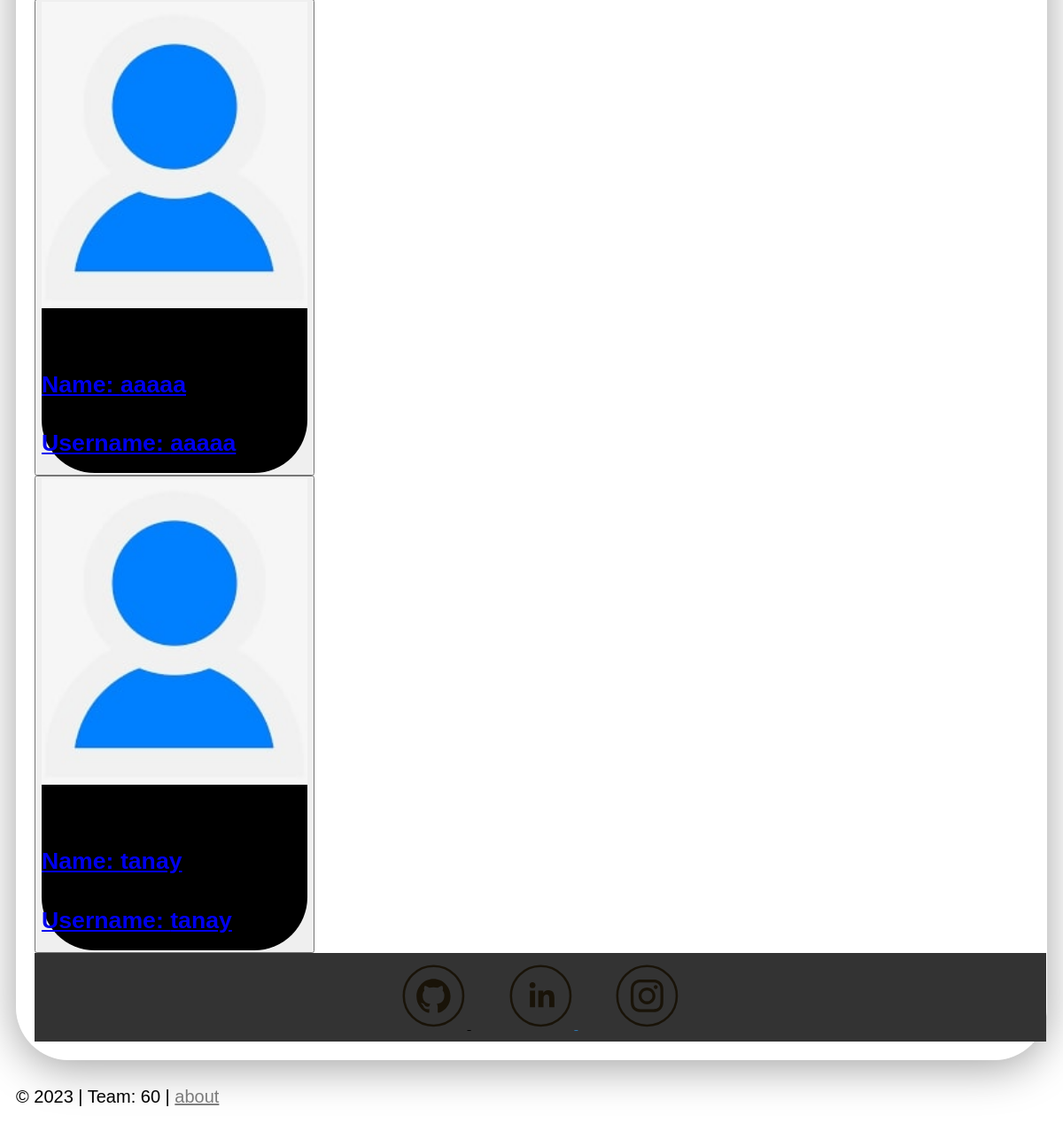
The page /show-all-users (lower part) on the database as committed earlier.
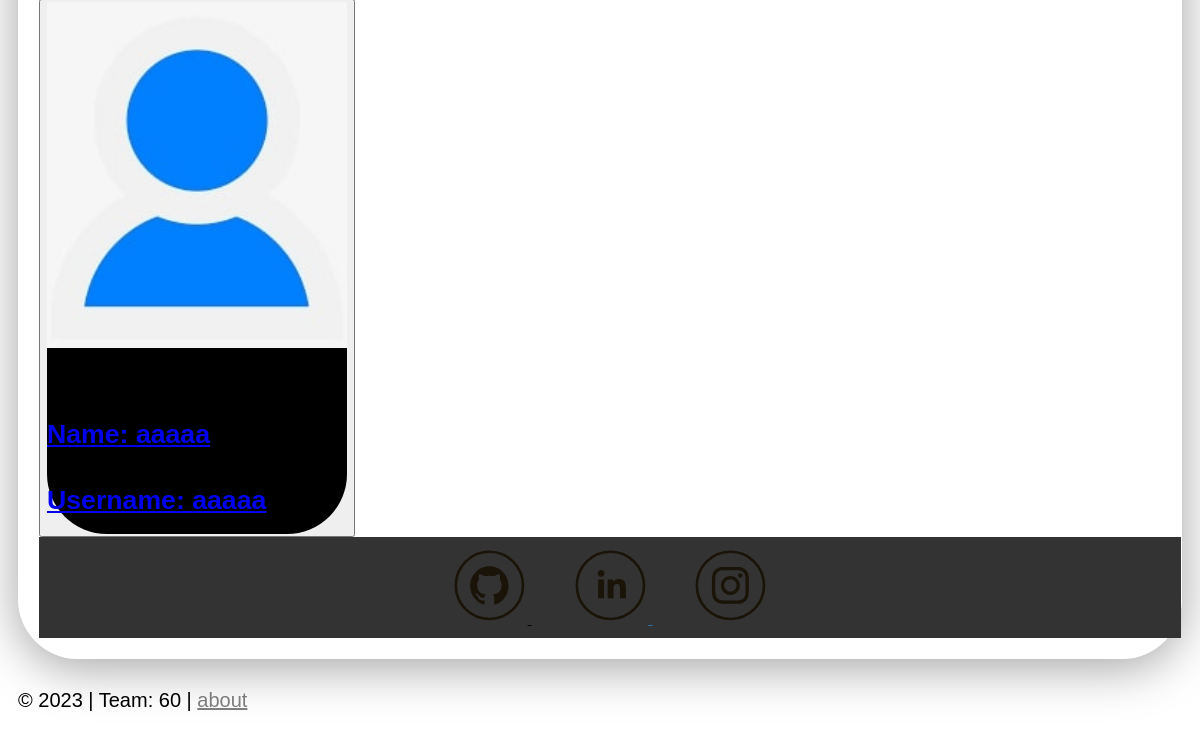
The same page on the database as committed later.
### app.py (models this page shows, shortened)
class User(db.Model, UserMixin):
    id = db.Column(db.Integer, primary_key=True)
    name = db.Column(db.String(50), nullable=False)
    username = db.Column(db.String(20), unique=True, nullable=False)
    email = db.Column(db.String(120), unique=True, nullable=False)
    year = db.Column(db.String(3), nullable=False)
    course = db.Column(db.String(3), nullable=False)
    gender = db.Column(db.String(1), nullable=False)
    profile_photo = db.Column(db.String(20), nullable=False, default='default.jpg')
    have_breakfast = db.Column(db.String(1), nullable=False)
    exercise = db.Column(db.String(1), nullable=False)
    meditate = db.Column(db.String(1), nullable=False)
    intro_extro = db.Column(db.String(9), nullable=False)
    smoke = db.Column(db.String(1), nullable=False)
    drink = db.Column(db.String(1), nullable=False)
    present_hostel = db.Column(db.String(5), nullable=False)
    preferred_hostel = db.Column(db.String(5), nullable=False)
    password = db.Column(db.String(60), nullable=False)
    date_time = db.Column(db.DateTime, nullable=False, default=datetime.utcnow)
    content = db.Column(db.Text, nullable=False)
    roommate_pref1 = db.Column(db.Integer, nullable=False, default=-1)
    roommate_pref2 = db.Column(db.Integer, nullable=False, default=-1)
    roommate_pref3 = db.Column(db.Integer, nullable=False, default=-1)

### app.py (the view)
@app.route('/show-all-users', methods=['GET', 'POST'])
def show_all_users():
    list_of_users = User.query.all()
    return render_template('Main-Pages/all-users.html', users=list_of_users)

### templates/Main-Pages/all-users.html (shortened to what this page needs)
{% extends "Layouts/main-layout.html" %}
{% block css %}
    <link rel="stylesheet" type="text/css" href="https://cdnjs.cloudflare.com/ajax/libs/font-awesome/4.7.0/css/font-awesome.min.css">
    <link rel="stylesheet" type="text/css" href="{{ url_for('static', filename='CSS/all-users.css') }}">
{%endblock css %}
{% block content %}
<div class="outer-block">
    {% for user in users %}
    <form action="/open-user-profile" method="POST">
        <button type="Submit">
        <div class="user-div">
            <a href="{{ url_for('open_user_profile', username=user.username) }}">
                <img src="{{ url_for('static', filename='Media/profile_pictures/' + user.profile_photo) }}" alt="">
                <div class="details">
                    <h1>Name: {{ user.name }}</h1>
                    <h1>Username: {{ user.username }}</h1>
                </div>
            </a>
        </div>
        </button>
    </form>
    {% endfor %}
{% endblock content %}

Rows that differ between the two databases and show on the page:
removed User: profile_photo (placeholder picture), name "tanay", username "tanay"
